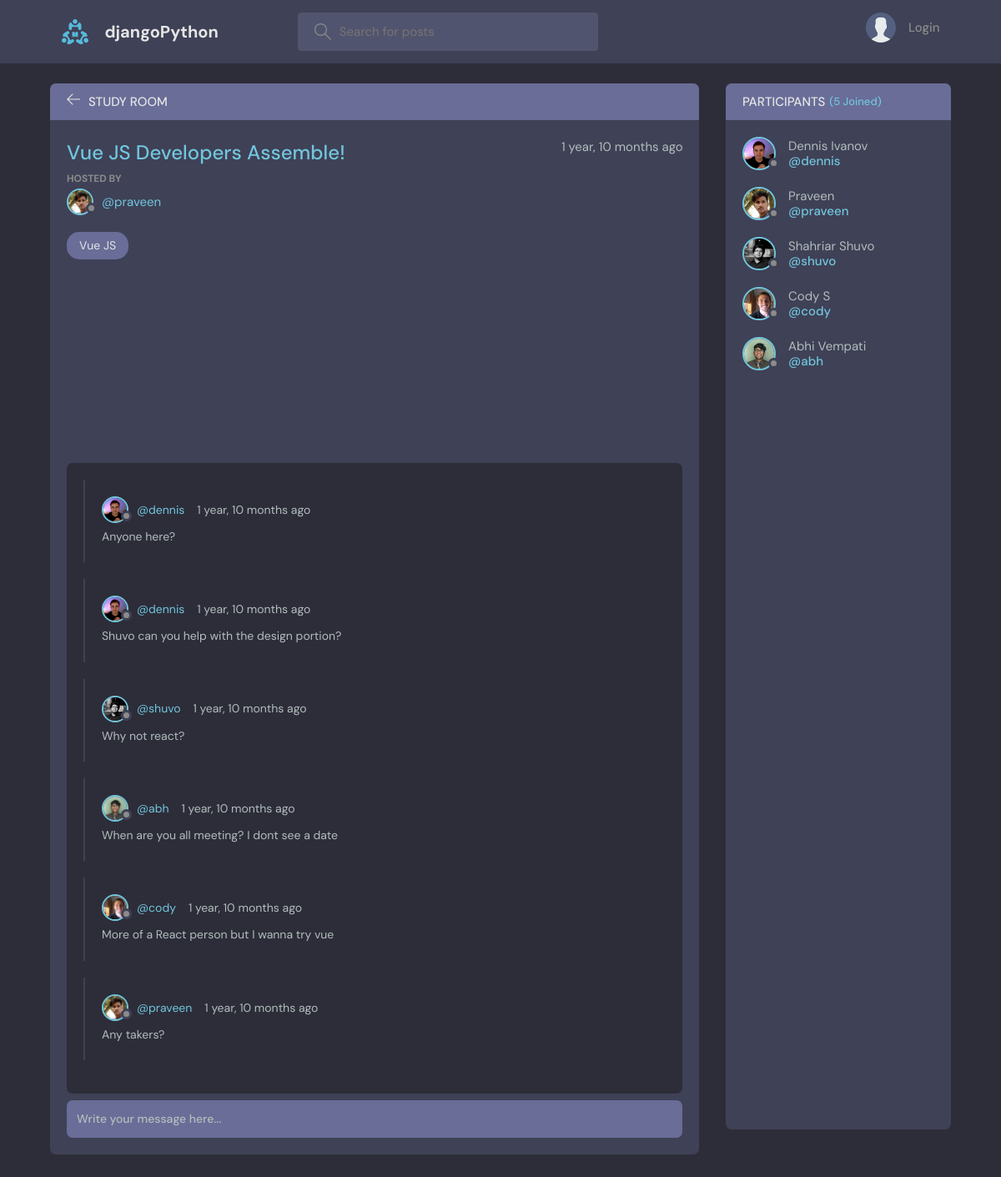
Screenshot of /room/17/ with the database file from the repository.
### base/models.py (models this page shows, shortened)
class Room(models.Model):
    host = models.ForeignKey(User, on_delete=models.SET_NULL, null=True)
    topic = models.ForeignKey(Topic, on_delete=models.SET_NULL, null=True)
    name = models.CharField(max_length=200)
    description = models.TextField(null=True, blank=True)
    participants = models.ManyToManyField(
        User, related_name='participants', blank=True)
    updated = models.DateTimeField(auto_now=True)
    created = models.DateTimeField(auto_now_add=True)
    class Meta:
        ordering = ['-updated', '-created']

class User(AbstractUser):
    name = models.CharField(max_length=200, null=True)
    email = models.EmailField(unique=True, null=True)
    bio = models.TextField(null=True)
    avatar = models.ImageField(null=True, default="avatar.svg")
    USERNAME_FIELD = 'email'
    REQUIRED_FIELDS = []

class Topic(models.Model):
    name = models.CharField(max_length=200)
    def __str__(self):
        return self.name

class Message(models.Model):
    user = models.ForeignKey(User, on_delete=models.CASCADE)
    room = models.ForeignKey(Room, on_delete=models.CASCADE)
    body = models.TextField()
    updated = models.DateTimeField(auto_now=True)
    created = models.DateTimeField(auto_now_add=True)
    class Meta:
        ordering = ['-updated', '-created']

### base/views.py (the view, shortened to what this page needs)
# urls.py: path('room/<str:pk>/', views.room, name="room"),
def room(request, pk):
    room = Room.objects.get(id=pk)
    room_messages = room.message_set.all()
    participants = room.participants.all()
    context = {'room': room, 'room_messages': room_messages,
               'participants': participants}
    return render(request, 'base/room.html', context)

### base/templates/base/room.html (shortened to what this page needs)
{% extends 'main.html' %}
{% block content %}
<main class="profile-page layout layout--2">
  <div class="container">
    <div class="room">
      <div class="room__top">
        <div class="room__topLeft">
          <a href="{% url 'home' %}">
            <svg version="1.1" xmlns="http://www.w3.org/2000/svg" width="32" height="32" viewBox="0 0 32 32">
              <title>arrow-left</title>
              <path
                d="M13.723 2.286l-13.723 13.714 13.719 13.714 1.616-1.611-10.96-10.96h27.625v-2.286h-27.625l10.965-10.965-1.616-1.607z">
              </path>
            </svg>
          </a>
          <h3>Study Room</h3>
        </div>
      </div>
      <div class="room__box scroll">
        <div class="room__header scroll">
          <div class="room__info">
            <h3>{{room.name}}</h3>
            <span>{{room.created|timesince}} ago</span>
          </div>
          <div class="room__hosted">
            <p>Hosted By</p>
            <a href="{% url 'user-profile' room.host.id %}" class="room__author">
              <div class="avatar avatar--small">
                <img src="{{room.host.avatar.url}}" />
              </div>
              <span>@{{room.host.username}}</span>
            </a>
          </div>
          <span class="room__topics">{{room.topic}}</span>
        </div>
        <div class="room__conversation">
          <div class="threads scroll">
            {% for message in room_messages %}
            <div class="thread">
              <div class="thread__top">
                <div class="thread__author">
                  <a href="{% url 'user-profile' message.user.id %}" class="thread__authorInfo">
                    <div class="avatar avatar--small">
                      <img src="{{message.user.avatar.url}}" />
                    </div>
                    <span>@{{message.user.username}}</span>
                  </a>
                  <span class="thread__date">{{message.created|timesince}} ago</span>
                </div>
              </div>
              <div class="thread__details">
                {{message.body}}
              </div>
            </div>
            {% endfor %}
          </div>
        </div>
      </div>
      <div class="room__message">
        <form action="" method="POST">
          <input name="body" placeholder="Write your message here..." />
        </form>
      </div>
    </div>
    <div class="participants">
      <h3 class="participants__top">Participants <span>({{participants.count}} Joined)</span></h3>
      <div class="participants__list scroll">
        {% for user in participants %}
        <a href="{%  url 'user-profile' user.id %}" class="participant">
          <div class="avatar avatar--medium">
            <img src="{{user.avatar.url}}" />
          </div>
          <p>
            {{user.name}}
            <span>@{{user.username}}</span>
          </p>
        </a>
        {% endfor %}
      </div>
    </div>
  </div>
</main>
{% endblock content %}

### rows the page displays
Room: name "Vue JS Developers Assemble!", created "1 year, 10 months", host.avatar (picture), host.username "praveen", topic "Vue JS"
Message: user.avatar (picture), user.username "dennis", created "1 year, 10 months", body "Anyone here?"
Message: user.avatar (picture), user.username "dennis", created "1 year, 10 months", body "Shuvo can you help with the design portion?"
Message: user.avatar (picture), user.username "shuvo", created "1 year, 10 months", body "Why not react?"
Message: user.avatar (picture), user.username "abh", created "1 year, 10 months", body "When are you all meeting? I dont see a date"
Message: user.avatar (picture), user.username "cody", created "1 year, 10 months", body "More of a React person but I wanna try vue"
Message: user.avatar (picture), user.username "praveen", created "1 year, 10 months", body "Any takers?"
User: avatar (picture), name "Dennis Ivanov", username "dennis"
User: avatar (picture), name "Praveen", username "praveen"
User: avatar (picture), name "Shahriar Shuvo", username "shuvo"
User: avatar (picture), name "Cody S", username "cody"
User: avatar (picture), name "Abhi Vempati", username "abh"

### other values shown
{{ participants.count }} "5"
